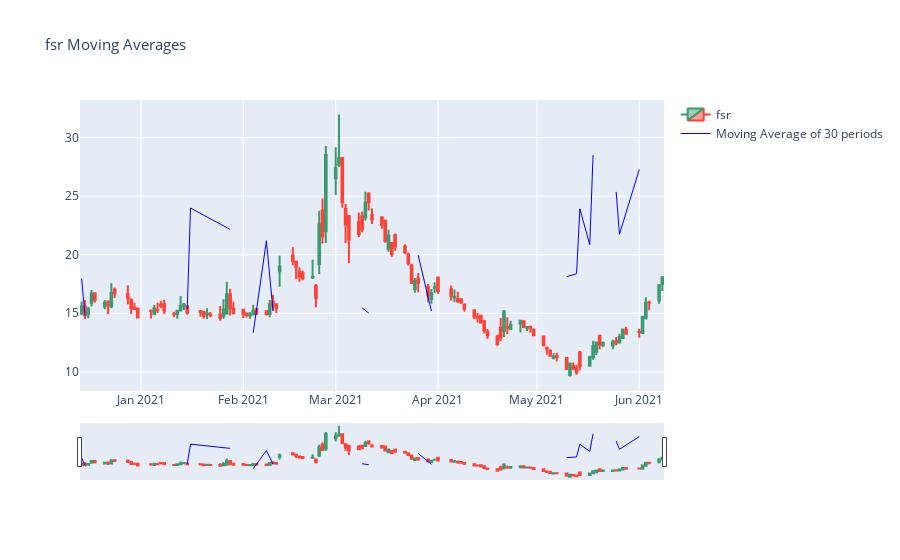

Notebook cell for this chart:
### Code cell
ticker = input("Enter Stock Symbol: ")
tickerAnalysis(ticker)
